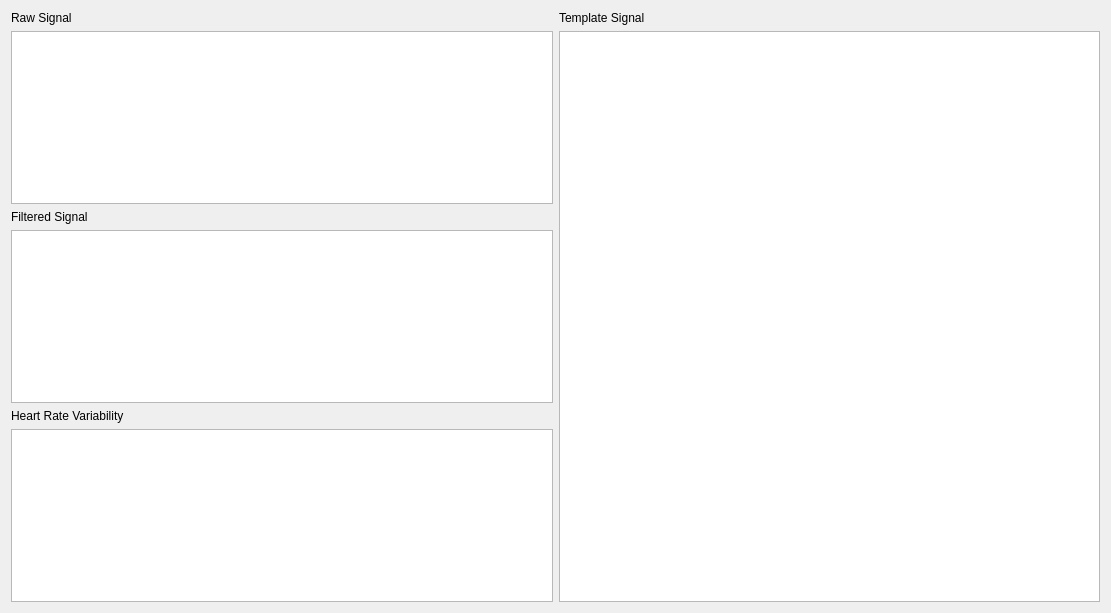
<?xml version="1.0" encoding="UTF-8"?>
<ui version="4.0">
 <class>Dialog</class>
 <widget class="QDialog" name="Dialog">
  <property name="geometry">
   <rect>
    <x>0</x>
    <y>0</y>
    <width>1111</width>
    <height>613</height>
   </rect>
  </property>
  <property name="windowTitle">
   <string>ECG Summary</string>
  </property>
  <property name="modal">
   <bool>true</bool>
  </property>
  <layout class="QGridLayout" name="gridLayout">
   <item row="1" column="1" rowspan="5">
    <widget class="PlotWidget" name="template_plot"/>
   </item>
   <item row="1" column="0">
    <widget class="PlotWidget" name="raw"/>
   </item>
   <item row="3" column="0">
    <widget class="PlotWidget" name="filtered"/>
   </item>
   <item row="5" column="0">
    <widget class="PlotWidget" name="hrv"/>
   </item>
   <item row="2" column="0">
    <widget class="QLabel" name="label_2">
     <property name="text">
      <string>Filtered Signal</string>
     </property>
    </widget>
   </item>
   <item row="0" column="0">
    <widget class="QLabel" name="label">
     <property name="text">
      <string>Raw Signal</string>
     </property>
    </widget>
   </item>
   <item row="4" column="0">
    <widget class="QLabel" name="label_3">
     <property name="text">
      <string>Heart Rate Variability</string>
     </property>
    </widget>
   </item>
   <item row="0" column="1">
    <widget class="QLabel" name="label_4">
     <property name="text">
      <string>Template Signal</string>
     </property>
    </widget>
   </item>
  </layout>
 </widget>
 <customwidgets>
  <customwidget>
   <class>PlotWidget</class>
   <extends>QGraphicsView</extends>
   <header>pyqtgraph</header>
  </customwidget>
 </customwidgets>
 <resources/>
 <connections/>
</ui>
